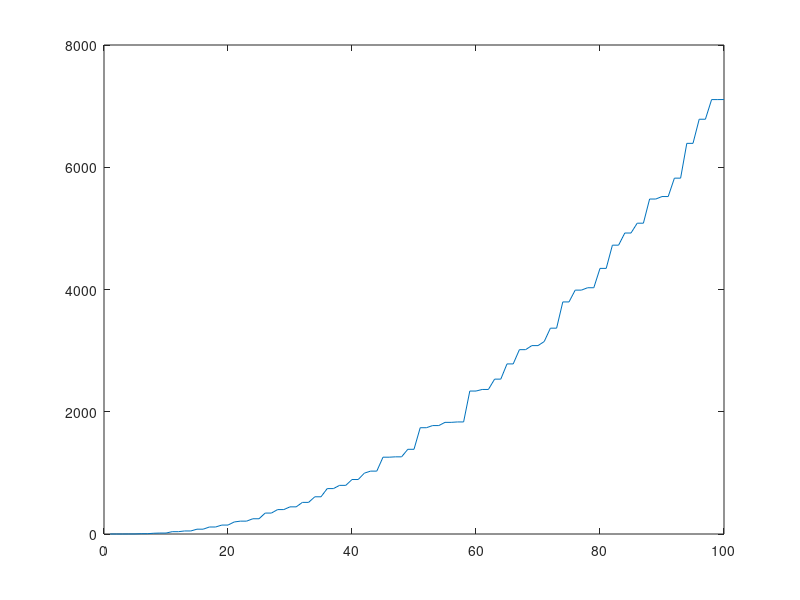

The MATLAB script that drew this image: (Note: this script raises an error after producing the figure.)
function [evsAnalytic, evsEmpirical, meanEdgeLengths] = SquareExperiment

%% Compute spectrum analytically
[Kx, Ky] = meshgrid(0:200, 0:200);
Kx = Kx .* (pi/2); Ky = Ky .* (pi/2);
evsAnalytic = sort(1e-2 .* (Kx(:).^4 + Ky(:).^4) + 2 .* Kx(:).^2 .* Ky(:).^2);
figure; plot(evsAnalytic(1:100)); hold on;

%% Compute spectrum empirically
meshFiles = ["meshes/square0.03.obj", "meshes/square0.025.obj", ...
             "meshes/square0.02.obj", "meshes/square0.015.obj"];

i = 1;
for meshFile = meshFiles
    [verts, faces] = load_mesh(meshFile);
    square = ProcessMesh2D(verts, faces);
    meanEdgeLengths(i) = mean(square.edgeLengths);
    [~, Tij] = Frame2Tensor2D(square, MBO2D(square, true), 1e-2);
    [Op, M] = FFOp2D(square, Tij, true);
    evsEmpirical(:, i) = eigs(Op + 1e-6 * M, M, 100, 'smallestabs');
    i = i + 1;
end
plot(evsEmpirical);


end